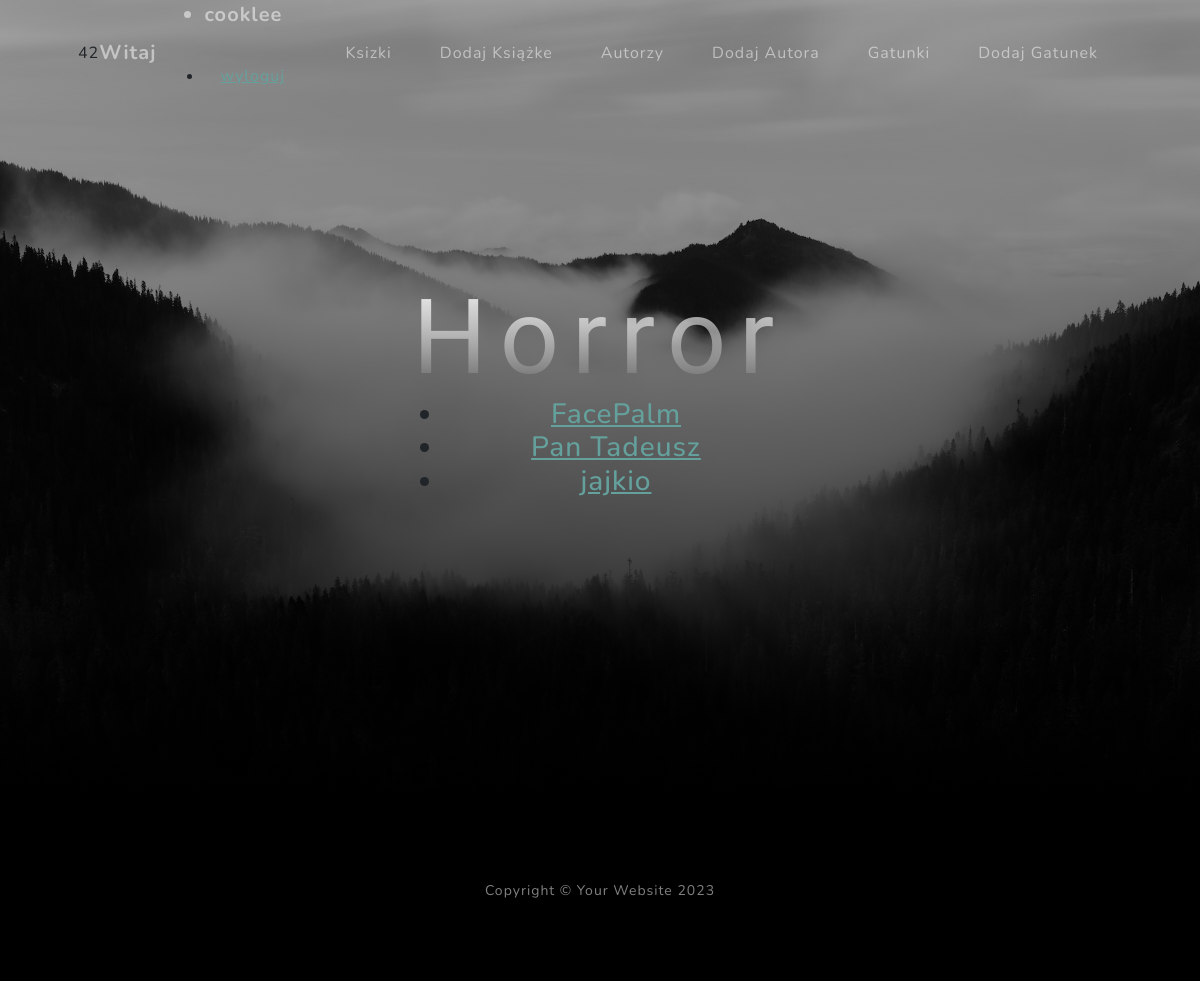
/detailGenre/1/ (signed in), run on the app's committed database.
### polka/models.py (models this page shows, shortened)
class Genre(models.Model):
    name = models.CharField(max_length=50)
    def __str__(self):
        return self.name

class Book(models.Model):
    title = models.CharField(max_length=50)
    authors = models.ForeignKey(Author, on_delete=models.CASCADE)
    genres = models.ManyToManyField(Genre)
    def get_absolute_url(self):
        return reverse('detail_book', args=(self.id,))
    def __str__(self):
        return self.title

### polka/views.py (the view)
# urls.py: path('detailGenre/<int:pk>/', views.DetailGenreView.as_view(), name='detail_genre'),
class DetailGenreView(View):
    def get(self, request, pk):
        genre = Genre.objects.get(pk=pk)
        return render(request, 'detail_genre_view.html', {'genre': genre})

### polka/context_processor.py (called while the page is built)
def jajkon(request):
    return {'xxx':randint(1,100)}

### templates/detail_genre_view.html
{% extends 'index.html' %}
{% block zawartosc %}
    <h1>{{ genre }}</h1>
    <h3>
    {% include 'list.html' with object_list=genre.book_set.all %}
    </h3>
{% endblock %}

### templates/navbar.html (shortened to what this page needs)
<div class="container px-4 px-lg-5">
{{ xxx }}
    <a class="navbar-brand" href="#page-top">Witaj {% if user.is_authenticated %}
        <ul>
            <li>{{ user.username }} </li>
            <li><a href="{% url 'logout_view' %}">wyloguj</a></li>
        </ul>
    {% else %}
        nieznajomy
        <a href="{% url 'login_view' %}">zaloguj</a>
        <a href="{% url 'register_view' %}">zarejestruj</a>
    {% endif %}</a>
    <div class="collapse navbar-collapse" id="navbarResponsive">
        <ul class="navbar-nav ms-auto">
            <li class="nav-item"><a class="nav-link" href="{% url 'list_book' %}">Ksizki</a></li>
            <li class="nav-item"><a class="nav-link" href="{% url 'add_book' %}">Dodaj Książke</a></li>
            <li class="nav-item"><a class="nav-link" href="{% url  'authors' %}">Autorzy</a></li>
            <li class="nav-item"><a class="nav-link" href="{% url  'add_author' %}">Dodaj Autora</a></li>
            <li class="nav-item"><a class="nav-link" href="{% url 'list_genre' %}">Gatunki</a></li>
            <li class="nav-item"><a class="nav-link" href="{% url 'add_genre' %}">Dodaj Gatunek</a></li>
        </ul>
    </div>
</div>

### templates/list.html
<ul>
    {% for obj in object_list %}
        <li><a href="{{ obj.get_absolute_url }}"> {{ obj }}</a></li>
    {% endfor %}
</ul>

### data on the page
Genre: name "Horror"
Book: title "FacePalm"
Book: title "Pan Tadeusz"
Book: title "jajkio"

### other printed values
{{ user.username }} "cooklee"
